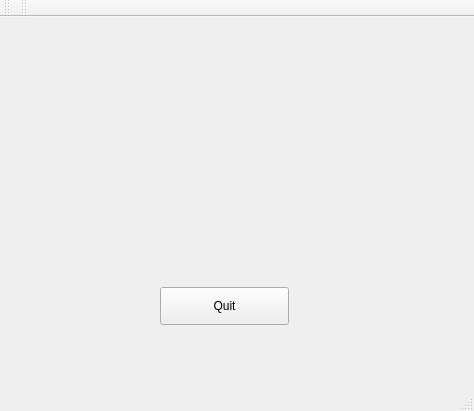
<?xml version="1.0" encoding="UTF-8"?>
<ui version="4.0">
 <class>MainWindow</class>
 <widget class="QMainWindow" name="MainWindow">
  <property name="geometry">
   <rect>
    <x>0</x>
    <y>0</y>
    <width>474</width>
    <height>411</height>
   </rect>
  </property>
  <property name="windowTitle">
   <string>MainWindow</string>
  </property>
  <widget class="QWidget" name="centralWidget">
   <widget class="QPushButton" name="pushButton1">
    <property name="geometry">
     <rect>
      <x>160</x>
      <y>270</y>
      <width>129</width>
      <height>38</height>
     </rect>
    </property>
    <property name="text">
     <string>Quit</string>
    </property>
    <property name="default">
     <bool>false</bool>
    </property>
   </widget>
  </widget>
  <widget class="QMenuBar" name="menuBar">
   <property name="geometry">
    <rect>
     <x>0</x>
     <y>0</y>
     <width>474</width>
     <height>34</height>
    </rect>
   </property>
  </widget>
  <widget class="QToolBar" name="mainToolBar">
   <attribute name="toolBarArea">
    <enum>TopToolBarArea</enum>
   </attribute>
   <attribute name="toolBarBreak">
    <bool>false</bool>
   </attribute>
  </widget>
  <widget class="QStatusBar" name="statusBar"/>
  <widget class="QToolBar" name="toolBar">
   <property name="windowTitle">
    <string>toolBar</string>
   </property>
   <attribute name="toolBarArea">
    <enum>TopToolBarArea</enum>
   </attribute>
   <attribute name="toolBarBreak">
    <bool>false</bool>
   </attribute>
  </widget>
  <action name="action">
   <property name="text">
    <string/>
   </property>
  </action>
 </widget>
 <layoutdefault spacing="6" margin="11"/>
 <resources/>
 <connections/>
</ui>
